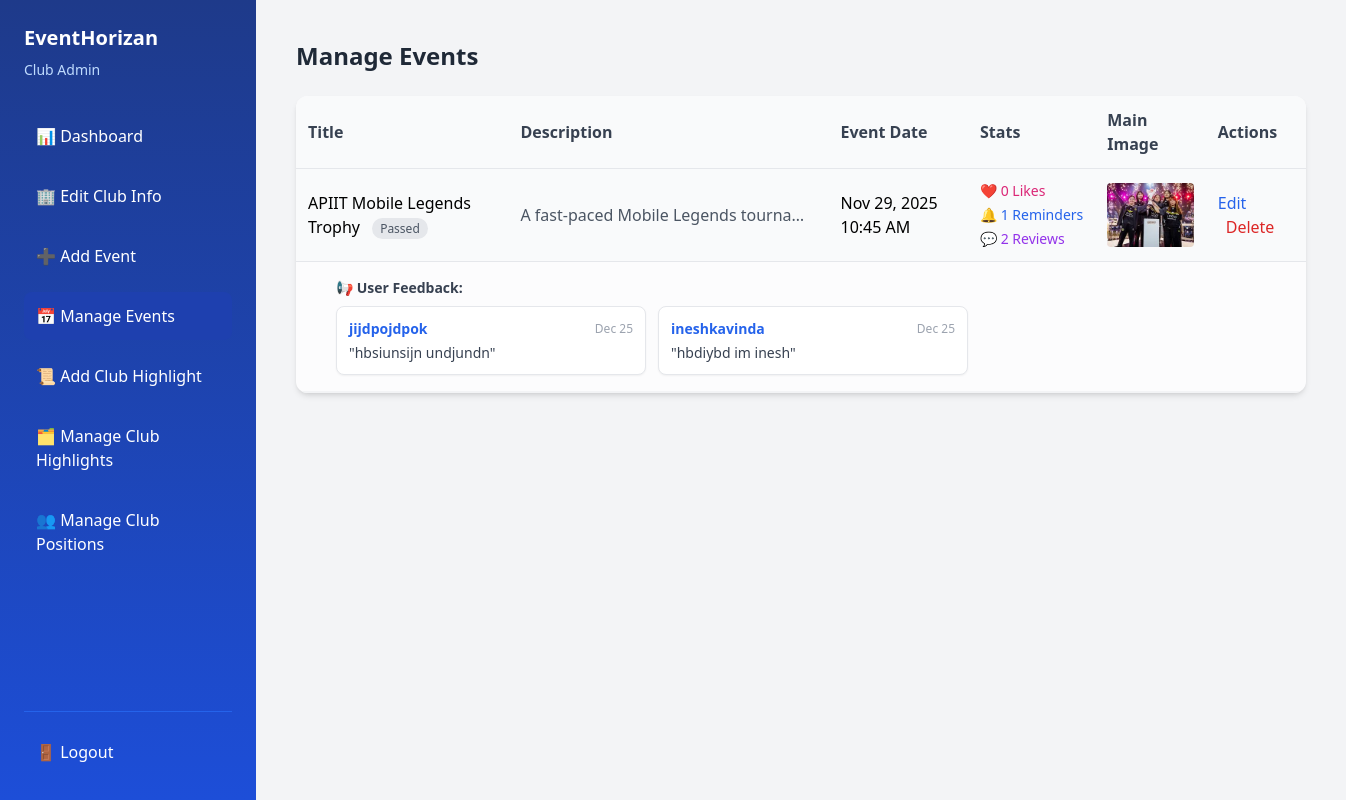
The page /Admin_Dashboard/club_admin_event_manage.php (signed in) on the database its author committed.
### tables this page shows
CREATE TABLE `events` (
  `id` int(11) NOT NULL,
  `title` varchar(255) NOT NULL,
  `description` text DEFAULT NULL,
  `event_date` datetime NOT NULL,
  `venue` varchar(255) DEFAULT NULL,
  `price` decimal(10,2) DEFAULT NULL,
  `ticket_url` varchar(255) DEFAULT NULL,
  `main_image` varchar(255) DEFAULT NULL,
  `extra_image_1` varchar(255) DEFAULT NULL,
  `extra_image_2` varchar(255) DEFAULT NULL,
  `extra_image_3` varchar(255) DEFAULT NULL,
  `club_id` int(11) DEFAULT NULL,
  `created_at` datetime DEFAULT current_timestamp()
);

CREATE TABLE `event_reviews` (
  `id` int(11) NOT NULL,
  `user_id` int(11) NOT NULL,
  `event_id` int(11) NOT NULL,
  `review_text` text NOT NULL,
  `created_at` timestamp NOT NULL DEFAULT current_timestamp()
);

### Admin_Dashboard/club_admin_event_manage.php (the view, shortened to what this page needs)
<?php
require_once('../includes/db_connection.php');
$club_id = getClubId();
$events = $pdo->prepare("
    SELECT e.*,
           (SELECT COUNT(*) FROM event_likes el WHERE el.event_id = e.id) as like_count,
           (SELECT COUNT(*) FROM reminders r WHERE r.event_id = e.id) as reminder_count
    FROM events e
    WHERE e.club_id = ?
    ORDER BY e.created_at DESC
");
$events->execute([$club_id]);
$eventsList = $events->fetchAll(PDO::FETCH_ASSOC);
?>
<!DOCTYPE html>
<html lang="en">
<head>
<script src="https://cdn.tailwindcss.com"></script>
</head>
<body class="font-sans bg-gray-100 flex flex-col md:flex-row min-h-screen">
<aside class="hidden md:flex flex-col w-64 p-6 bg-gradient-to-b from-blue-900 to-blue-700 text-white flex-shrink-0">
  <h2 class="text-xl font-bold mb-2">EventHorizan</h2>
  <p class="text-blue-200 text-sm mb-8">Club Admin</p>
  <nav class="flex flex-col gap-3 flex-1">
    <a href="club_admin_dashboard.php" class="flex items-center gap-3 p-3 rounded-lg hover:bg-blue-800 transition">📊 Dashboard</a>
    <a href="club_admin_club_edit.php" class="flex items-center gap-3 p-3 rounded-lg hover:bg-blue-800 transition">🏢 Edit Club Info</a>
    <a href="club_admin_event_add.php" class="flex items-center gap-3 p-3 rounded-lg hover:bg-blue-800 transition">➕ Add Event</a>
    <a href="club_admin_event_manage.php" class="flex items-center gap-3 p-3 bg-blue-800 rounded-lg font-medium">📅 Manage Events</a>
    <a href="club_admin_highlight_add.php" class="flex items-center gap-3 p-3 rounded-lg hover:bg-blue-800 transition">📜 Add Club Highlight</a>
    <a href="club_admin_highlight_manage.php" class="flex items-center gap-3 p-3 rounded-lg hover:bg-blue-800 transition">
      🗂 Manage Club Highlights
    </a>
    <a href="club_admin_positions_manage.php" class="flex items-center gap-3 p-3 rounded-lg hover:bg-blue-800 transition">
      👥 Manage Club Positions
    </a>
    <div class="mt-auto pt-4 border-t border-blue-600">
      <a href="admin_logout.php" class="flex items-center gap-3 p-3 rounded-lg hover:bg-blue-800 transition">🚪 Logout</a>
    </div>
  </nav>
</aside>
<main class="flex-1 p-6 md:p-10">
  <h2 class="text-2xl font-bold mb-6 text-gray-800">Manage Events</h2>
  <div class="bg-white shadow-md rounded-xl overflow-x-auto">
    <table class="w-full min-w-[1000px] text-left border-collapse">
      <thead class="bg-gray-50">
        <tr>
          <th class="p-3 border-b font-semibold text-gray-700">Title</th>
          <th class="p-3 border-b font-semibold text-gray-700">Description</th>
          <th class="p-3 border-b font-semibold text-gray-700">Event Date</th>
          <th class="p-3 border-b font-semibold text-gray-700">Stats</th>
          <th class="p-3 border-b font-semibold text-gray-700">Main Image</th>
          <th class="p-3 border-b font-semibold text-gray-700">Actions</th>
        </tr>
      </thead>
      <tbody>
        <?php if (empty($eventsList)): ?>
          <tr>
            <td colspan="6" class="p-4 text-center text-gray-500">No events found. <a href="club_admin_event_add.php" class="text-blue-600 underline">Add your first event</a></td>
          </tr>
        <?php else: ?>
          <?php
            $reviewsStmt = $pdo->prepare("
                SELECT r.*, SUBSTRING_INDEX(u.email, '@', 1) as username
                FROM event_reviews r
                JOIN events e ON r.event_id = e.id
                JOIN users u ON r.user_id = u.id
                WHERE e.club_id = ?
                ORDER BY r.created_at DESC
            ");
            $reviewsStmt->execute([$club_id]);
            $allReviews = $reviewsStmt->fetchAll(PDO::FETCH_ASSOC);
            $reviewsByEvent = [];
            foreach ($allReviews as $rev) {
                $reviewsByEvent[$rev['event_id']][] = $rev;
            }
          ?>
          <?php foreach($eventsList as $event):
             $isPast = (strtotime($event['event_date']) < time());
             $eventReviews = $reviewsByEvent[$event['id']] ?? [];
          ?>
          <tr class="border-b hover:bg-gray-50 transition <?= $isPast ? 'bg-gray-50' : '' ?>">
            <td class="p-3 font-medium">
                <?= htmlspecialchars($event['title']) ?>
                <?php if($isPast): ?>
                    <span class="ml-2 text-xs bg-gray-200 text-gray-600 px-2 py-0.5 rounded-full">Passed</span>
                <?php endif; ?>
            </td>
            <td class="p-3 text-gray-600 max-w-xs truncate"><?= htmlspecialchars($event['description']) ?></td>
            <td class="p-3"><?= date('M d, Y h:i A', strtotime($event['event_date'])) ?></td>
            <td class="p-3">
                <div class="flex flex-col gap-1 text-sm">
                    <span class="text-pink-600 font-medium whitespace-nowrap">❤️ <?= $event['like_count'] ?> Likes</span>
                    <span class="text-blue-600 font-medium whitespace-nowrap">🔔 <?= $event['reminder_count'] ?> Reminders</span>
                    <?php if($isPast): ?>
                        <span class="text-purple-600 font-medium whitespace-nowrap">💬 <?= count($eventReviews) ?> Reviews</span>
                    <?php endif; ?>
                </div>
            </td>
            <td class="p-3">
              <?php if($event['main_image']): ?>
                <img src="../uploads/<?= $event['main_image'] ?>" alt="Main" class="h-16 object-cover rounded">
              <?php endif; ?>
            </td>
            <td class="p-3 space-x-2">
              <a href="club_admin_event_edit.php?id=<?= $event['id'] ?>" class="text-blue-600 hover:underline">Edit</a>
              <a href="?delete_event=<?= $event['id'] ?>"
                 class="text-red-600 hover:underline"
                 onclick="return confirm('Are you sure you want to delete this event?')">
                 Delete
              </a>
            </td>
          </tr>
          <?php if($isPast): ?>
            <tr class="bg-gray-50/50 border-b-2 border-gray-100">
                <td colspan="6" class="p-4 pl-10">
                    <h4 class="text-sm font-bold text-gray-700 mb-2">📢 User Feedback:</h4>
                    <?php if (!empty($eventReviews)): ?>
                        <div class="grid grid-cols-1 md:grid-cols-2 lg:grid-cols-3 gap-3">
                            <?php foreach($eventReviews as $review): ?>
                                <div class="bg-white p-3 rounded-lg border border-gray-200 shadow-sm text-sm">
                                    <div class="flex items-center justify-between mb-1">
                                        <span class="font-bold text-blue-600"><?= htmlspecialchars($review['username']) ?></span>
                                        <span class="text-xs text-gray-400"><?= date('M d', strtotime($review['created_at'])) ?></span>
                                    </div>
                                    <p class="text-gray-700 leading-snug">"<?= htmlspecialchars($review['review_text']) ?>"</p>
                                </div>
                            <?php endforeach; ?>
                        </div>
                    <?php else: ?>
                        <p class="text-sm text-gray-400 italic">No reviews received yet.</p>
                    <?php endif; ?>
                </td>
            </tr>
          <?php endif; ?>
          <?php endforeach; ?>
        <?php endif; ?>
      </tbody>
    </table>
  </div>
</main>
</body>
</html>

### rows shown on the page
events: title "APIIT Mobile Legends Trophy", shows "Passed", description "A fast-paced Mobile Legends tourna…", event_date "Nov 29, 2025 10:45 AM", like_count "0", reminder_count "1", id "2", main_image (picture)
event_reviews: username "jijdpojdpok", created_at "Dec 25", review_text "hbsiunsijn undjundn"
event_reviews: username "ineshkavinda", created_at "Dec 25", review_text "hbdiybd im inesh"
